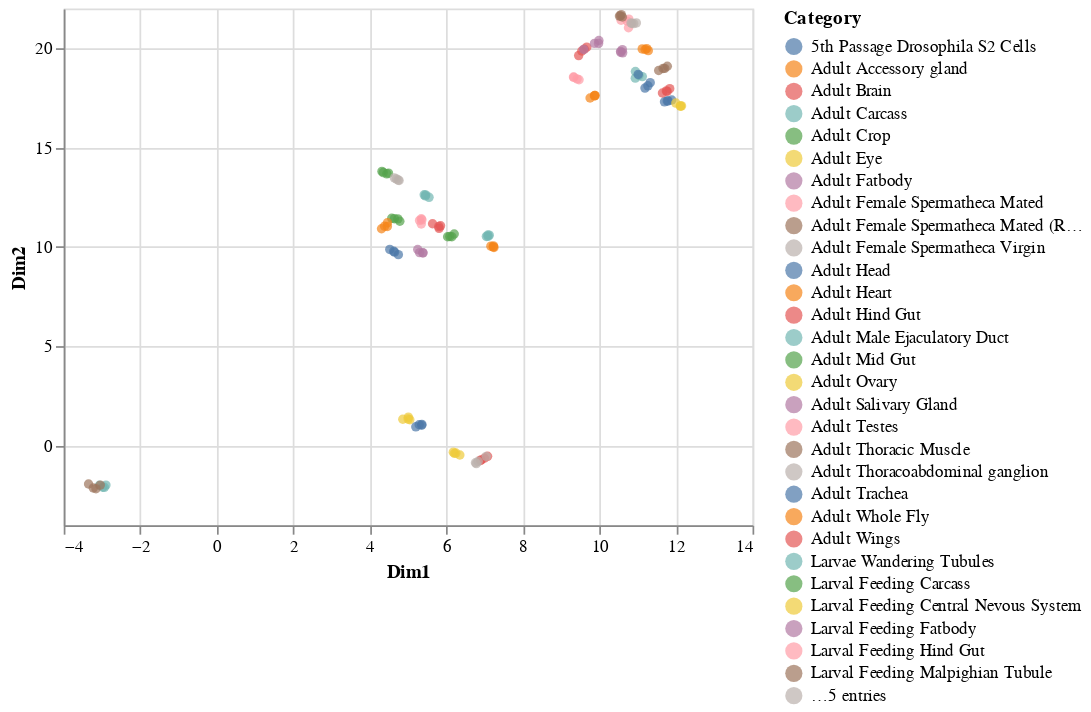

The notebook cell saved with this chart:
### Markdown cell above
**Exercise:**

Try creating a UMAP plot using `UMAP()`, which we imported from the `umap` library. `umap` is not part of scikit-learn, but it deliberately uses a similar syntax.

Examine the documentation either online or just using `help(UMAP)` in the notebook.

Look at the available parameters in the documentation. Try varying `n_neighbours` (which has a conceptual similarity to tSNE's `perplexity`) and `min_dist`.

### Code cell
### YOUR CODE HERE
umap = UMAP(n_components=2)
expression_umap = umap.fit_transform(log_expression.values.T)
plot_two_dimensions(expression_umap, sample_categories, expression.columns)

### Figure 1 — Vega-Lite specification as saved in the notebook (floating-point values rounded to 4 significant figures; data arrays with more than 128 entries replaced by an {"elided": "..."} marker saying what was removed)
{"config": {"view": {"continuousWidth": 400, "continuousHeight": 300}}, "data": {"name": "data-596bb112310c25e608c00e7c00804a39"}, "mark": "circle", "encoding": {"color": {"type": "nominal", "field": "Category"}, "tooltip": {"type": "nominal", "field": "Sample"}, "x": {"type": "quantitative", "field": "Dim1"}, "y": {"type": "quantitative", "field": "Dim2"}}, "$schema": "https://vega.github.io/schema/vega-lite/v4.8.1.json", "datasets": {"data-596bb112310c25e608c00e7c00804a39": {"elided": "136 records"}}}
